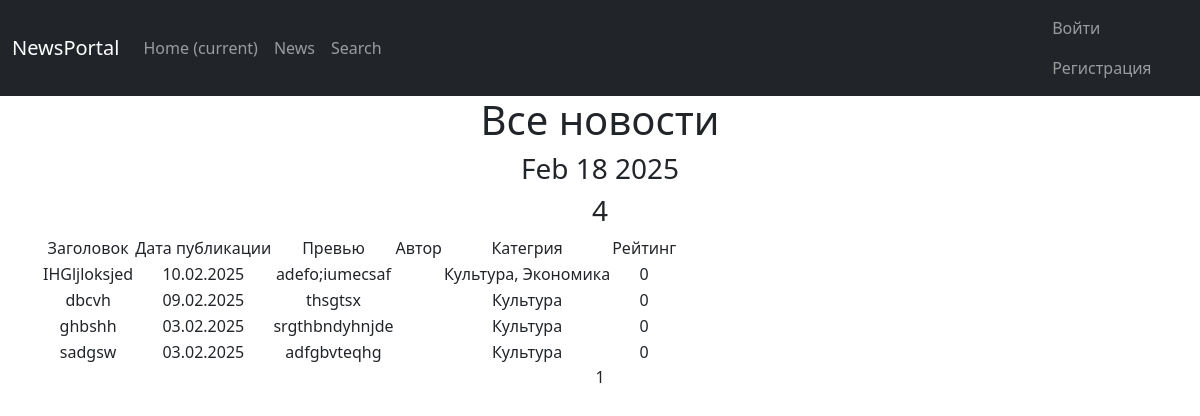
Before: /news/ with the older database file.
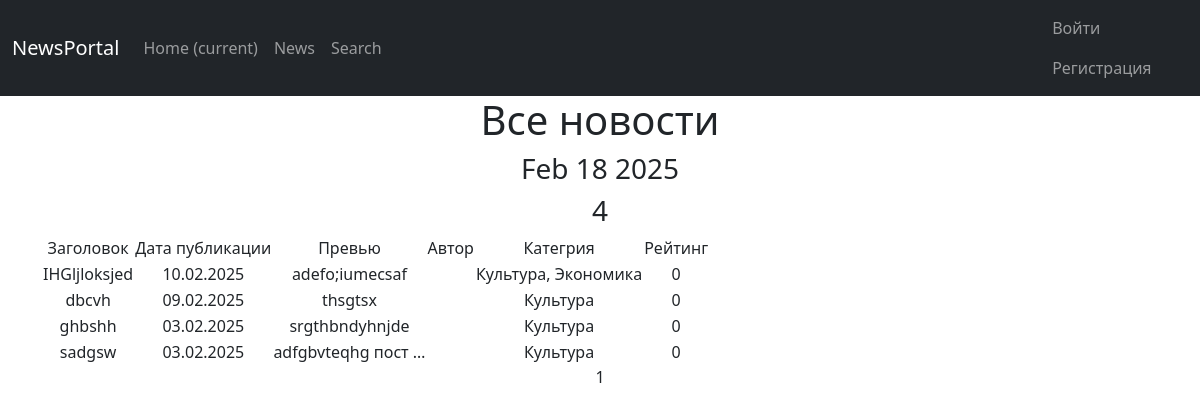
After: the same page with the newer database file.
### news/models.py (models this page shows, shortened)
class Post(models.Model):
	article = "AR"
	news = "NW"
	POST_TYPE = [
		(article, "Статья"),
		(news, "Новость")
	]
	author = models.ForeignKey(Author, on_delete=models.CASCADE)
	post_type = models.CharField(max_length=2, choices=POST_TYPE)
	name = models.CharField(max_length=255, help_text=_('post title'))
	post = models.TextField()
	time = models.DateTimeField(auto_now_add=True)
	rating = models.IntegerField(default=0)
	category = models.ManyToManyField(Category, through='PostCategory')
	pass

### news/views.py (the view)
# urls.py: path('news/', cache_page(60)(PostList.as_view()), name='posts_list'),
class PostList(ListView):
	model = Post
	ordering = '-time'
	template_name = 'posts.html'
	context_object_name = 'posts'
	paginate_by = 10

### news/templatetags/custom_filters.py (called while the page is built)
@register.filter
def get_category_name(category):
	return dict(Category.CATEGORY_CHOICES)[category.name]

### news/templatetags/custom_tags.py (called while the page is built)
@register.simple_tag()
def current_time(format_string='%b %d %Y'):
	return datetime.now(timezone.utc).strftime(format_string)

### templates/posts.html (shortened to what this page needs)
{% extends 'flatpages/default.html' %}
{% load custom_filters %}
{% load custom_tags %}
{% block content %}
    <h1>Все новости</h1>
    <h3>{% current_time '%b %d %Y' %}</h3>
    <h3>{{ posts|length }}</h3>
    {% if posts %}
        <table>
            <tr>
                <td>Заголовок</td>
                <td>Дата публикации</td>
                <td>Превью</td>
                <td>Автор</td>
                <td>Категрия</td>
                <td>Рейтинг</td>
            </tr>
            {% for post in posts %}
            <tr>
                <td>{{post.name}}</td>
                <td>{{post.time|date:"d.m.Y"}}</td>
                <td>{{post.post|truncatewords:2}}</td>
                <td>{{post.author.full_name}}</td>
                <td>
                    {% for category in post.category.all %}
                        {{ category|get_category_name }}{% if not forloop.last %}, {% endif %}
                    {% empty %}
                        Без категории
                     {% endfor %}
                </td>
                <td>{{post.rating}}</td>
            </tr>
            {% endfor %}
        </table>
    {% else %}
        <h2>Новостей нет!</h2>
    {% endif %}
    {{ page_obj.number }}
{% endblock content %}

Changed rows visible on the page:
changed Post "sadgsw": post "adfgbvteqhg" → "adfgbvteqhg пост …"
